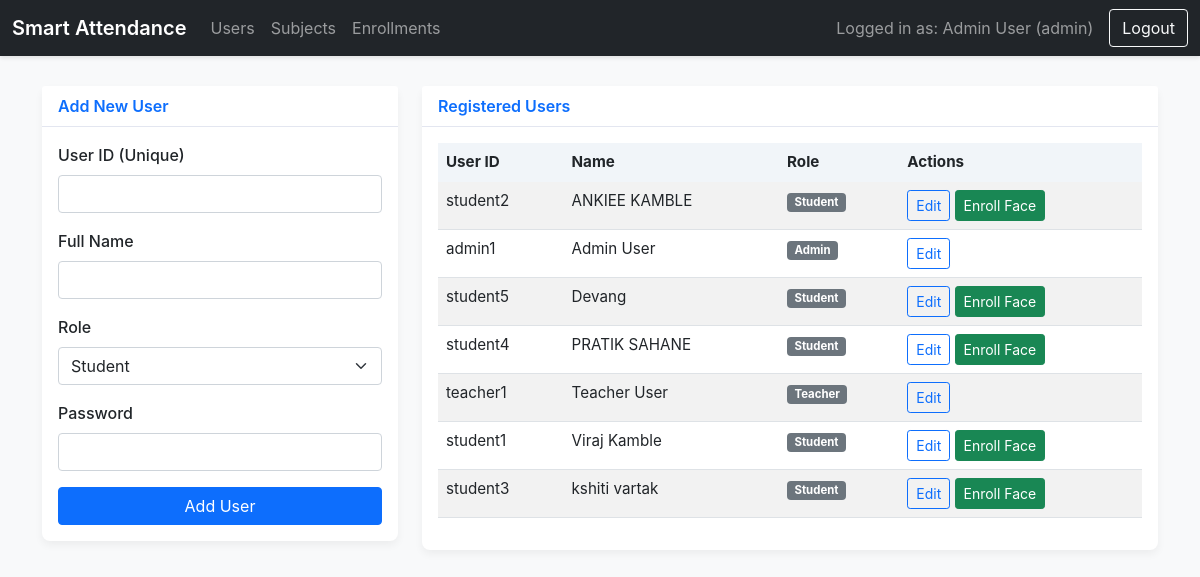
The app's page /admin/users (signed in), older data.
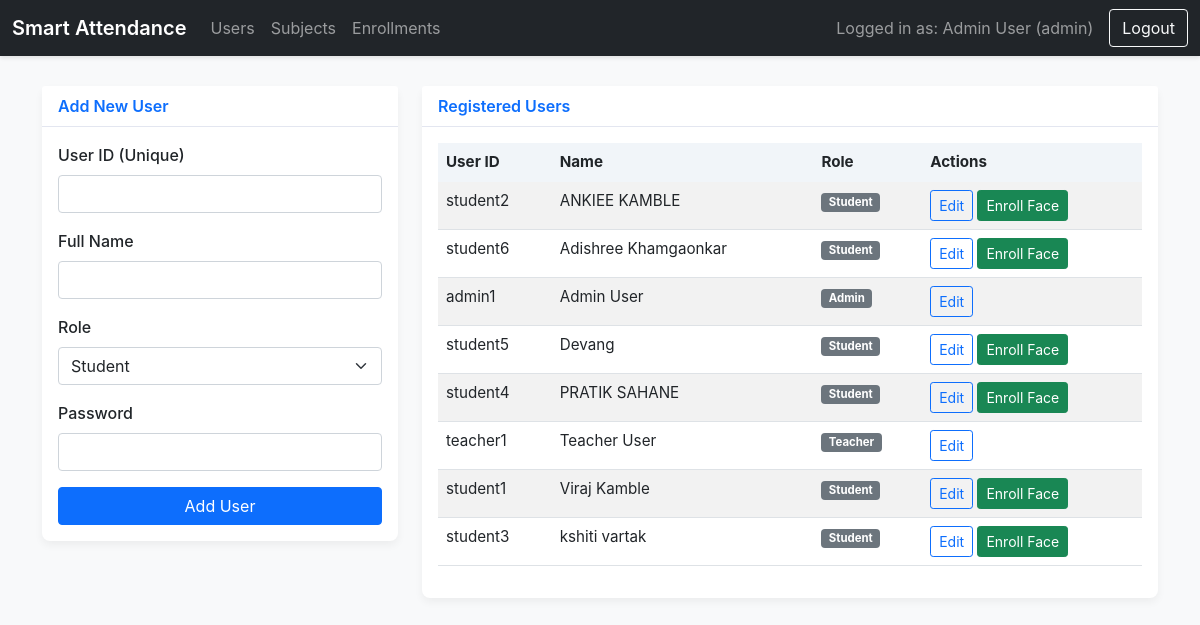
The same page, newer data.
### tables this page shows
CREATE TABLE users (
        user_id TEXT PRIMARY KEY,
        name TEXT NOT NULL,
        role TEXT NOT NULL,
        password TEXT NOT NULL
    , face_image TEXT);

### app.py (the view)
@app.route('/admin/users')
@login_required
@role_required('admin')
def manage_users():
    return render_template('manage_users.html', users=db.get_all_users_by_role())

### app.py (called while the page is built)
def login_required(f):
    @wraps(f)
    def decorated_function(*args, **kwargs):
        if 'user_id' not in session:
            return redirect(url_for('login'))
        return f(*args, **kwargs)
    return decorated_function

def role_required(role_name):
    def wrapper(f):
        @wraps(f)
        def decorated_function(*args, **kwargs):
            if session.get('role') != role_name:
                flash("You do not have permission to access this page.", "danger")
                return redirect(url_for('dashboard'))
            return f(*args, **kwargs)
        return decorated_function
    return wrapper

### database_manager.py (called while the page is built)
def get_db_connection():
    conn = sqlite3.connect(DATABASE)
    conn.row_factory = sqlite3.Row
    return conn

def get_all_users_by_role(role=None):
    conn = get_db_connection()
    query, params = "SELECT * FROM users", []
    if role:
        query += " WHERE role = ?"
        params.append(role)
    query += " ORDER BY name"
    users = conn.cursor().execute(query, params).fetchall()
    conn.close()
    return users

### templates/manage_users.html (shortened to what this page needs)
{% extends "base.html" %}
{% block content %}
<div class="row">
    <div class="col-lg-4">
        <div class="card">
            <div class="card-header">Add New User</div>
            <div class="card-body">
                <form action="{{ url_for('add_user') }}" method="post">
                    <div class="mb-3"><label for="user_id" class="form-label">User ID (Unique)</label><input type="text" class="form-control" id="user_id" name="user_id" required></div>
                    <div class="mb-3"><label for="name" class="form-label">Full Name</label><input type="text" class="form-control" id="name" name="name" required></div>
                    <div class="mb-3"><label for="role" class="form-label">Role</label><select class="form-select" id="role" name="role"><option value="student">Student</option></select></div>
                    <div class="mb-3"><label for="password" class="form-label">Password</label><input type="password" class="form-control" id="password" name="password" required></div>
                    <button type="submit" class="btn btn-primary w-100">Add User</button>
                </form>
            </div>
        </div>
    </div>
    <div class="col-lg-8">
        <div class="card">
            <div class="card-header">Registered Users</div>
            <div class="card-body">
                <table class="table table-striped">
                    <thead><tr><th>User ID</th><th>Name</th><th>Role</th><th>Actions</th></tr></thead>
                    <tbody>
                        {% for user in users %}
                        <tr>
                            <td>{{ user.user_id }}</td>
                            <td>{{ user.name }}</td>
                            <td><span class="badge bg-secondary">{{ user.role|capitalize }}</span></td>
                            <td>
                                <a href="{{ url_for('edit_user', user_id=user.user_id) }}" class="btn btn-sm btn-outline-primary">Edit</a>
                                {% if user.role == 'student' %}
                                <a href="{{ url_for('enroll_user', user_id=user.user_id) }}" class="btn btn-sm btn-success">Enroll Face</a>
                                {% endif %}
                            </td>
                        </tr>
                        {% endfor %}
                    </tbody>
                </table>
            </div>
        </div>
    </div>
</div>
{% endblock %}

### templates/base.html (shortened to what this page needs)
<!DOCTYPE html>
<html lang="en">
<head>
    <link href="https://cdn.jsdelivr.net/npm/bootstrap@5.1.3/dist/css/bootstrap.min.css" rel="stylesheet">
    <link rel="stylesheet" href="{{ url_for('static', filename='style.css') }}">
</head>
<body>
    <nav class="navbar navbar-expand-lg navbar-dark bg-dark">
        <div class="container-fluid">
            <a class="navbar-brand" href="{{ url_for('dashboard') }}">Smart Attendance</a>
            <div class="collapse navbar-collapse">
                <ul class="navbar-nav me-auto">
                    {% if session.role == 'admin' %}
                    <li class="nav-item"><a class="nav-link" href="{{ url_for('manage_users') }}">Users</a></li>
                    <li class="nav-item"><a class="nav-link" href="{{ url_for('manage_subjects') }}">Subjects</a></li>
                    <li class="nav-item"><a class="nav-link" href="{{ url_for('manage_enrollments') }}">Enrollments</a></li>
                    {% endif %}
                </ul>
                <span class="navbar-text me-3">
                    Logged in as: {{ session.name }} ({{ session.role }})
                </span>
                <a href="{{ url_for('logout') }}" class="btn btn-outline-light">Logout</a>
            </div>
        </div>
    </nav>
    <div class="container main-content">
        {% block content %}{% endblock %}
    </div>
</body>
</html>

Row changes from the older to the newer data that the page shows:
added users: user_id "student6", name "Adishree Khamgaonkar", role "Student"
